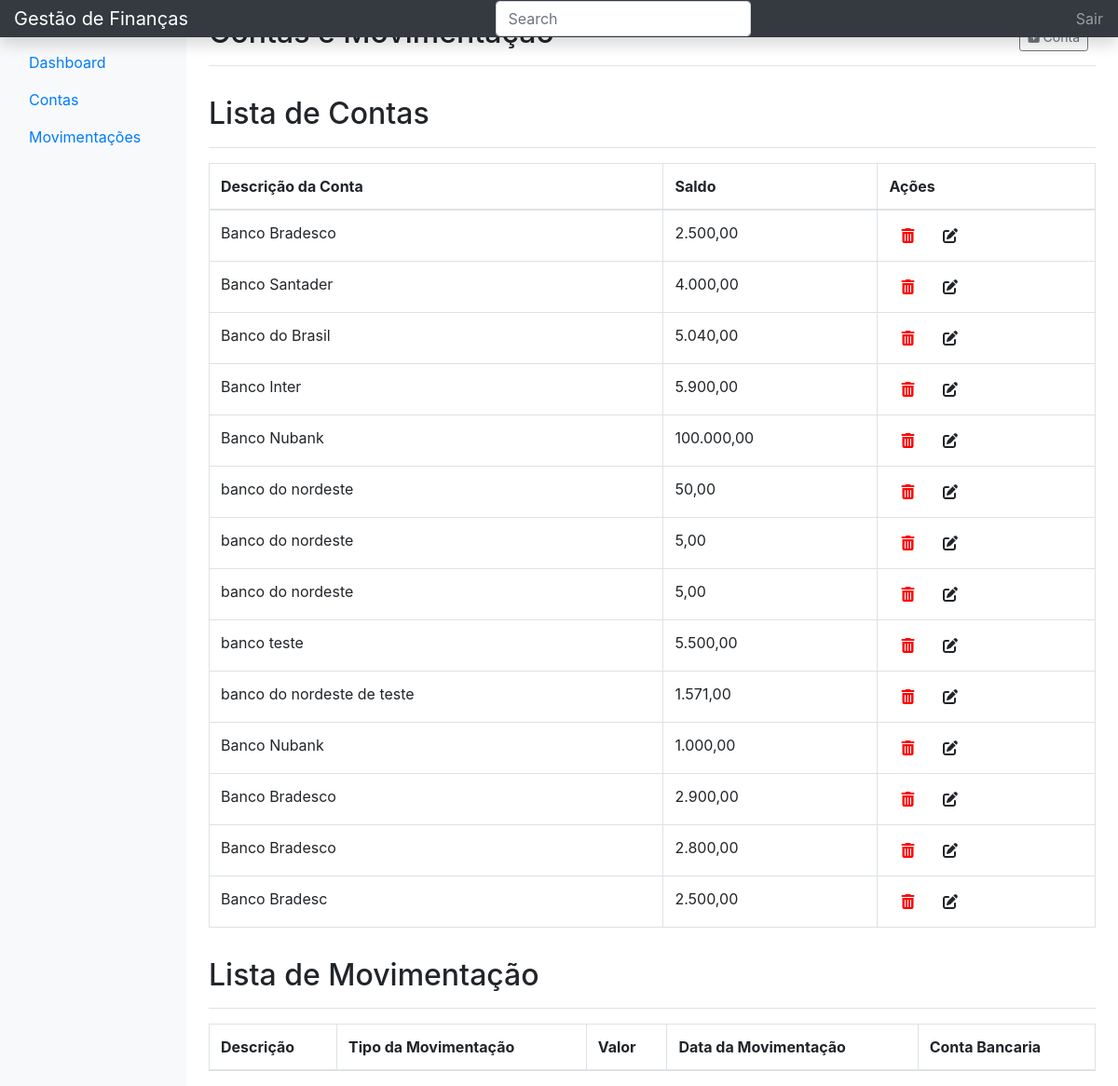
Before: / with the older database file.
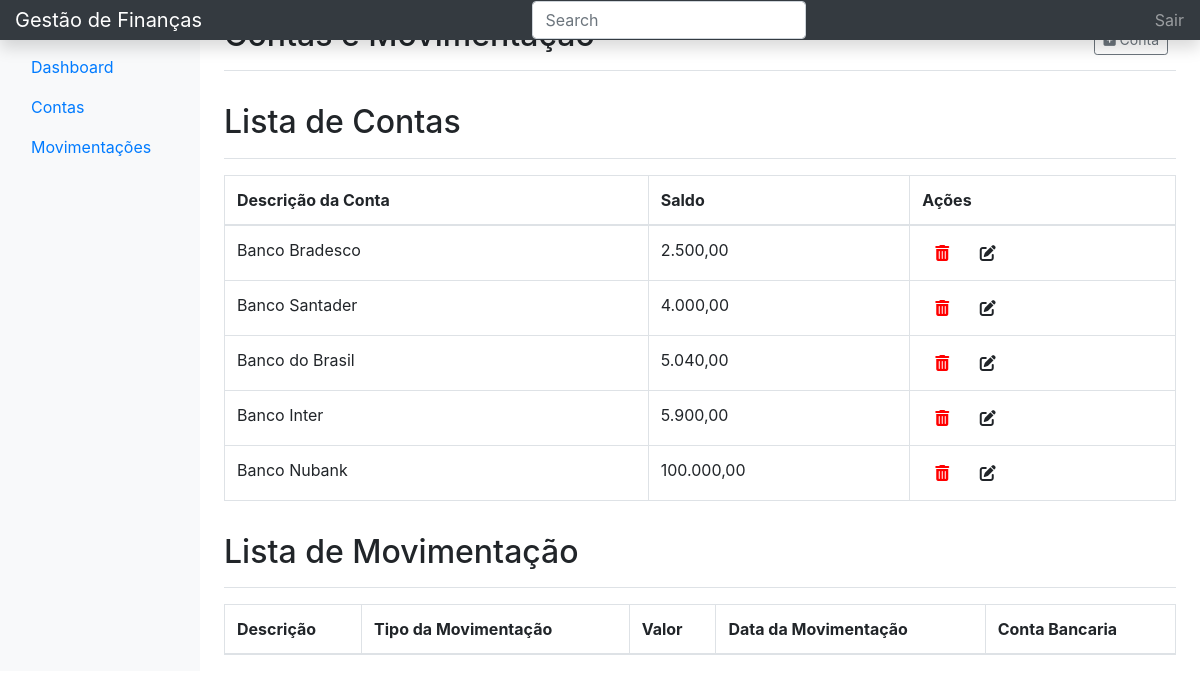
After: the same page with the newer database file.
### tables this page shows
CREATE TABLE `tb_conta` (
  `id` int(11) NOT NULL,
  `user_id` int(11) NOT NULL,
  `descricao` text NOT NULL,
  `saldo` decimal(9,2) NOT NULL
);

### application/controllers/Deshboard.php (called while the page is built, shortened)
<?php
class Deshboard extends CI_Controller {
	public function index()
	{
		$this->load->model("contas_model");
		$data['contas'] = $this->contas_model->index();
		$data['title'] = "Deshboard - Gestão de Gastos";
		$this->load->view('templates/header', $data);
		$this->load->view('templates/nav-top', $data);
		$this->load->view('pages/deshboard', $data);
		$this->load->view('templates/footer', $data);
		$this->load->view('templates/js', $data);
	}
}

### index.php (called while the page is built, shortened)
<?php
require_once BASEPATH.'core/CodeIgniter.php';

### application/models/contas_model.php (called while the page is built, shortened)
<?php
    class Contas_model extends CI_Model{
        public function index(){
          return  $this->db->get("tb_conta")->result_array();
        }
    }
?>

### application/views/pages/deshboard.php (the view, shortened to what this page needs)
<main role="main" class="col-md-9 ml-sm-auto col-lg-10 px-4">
	<div class="d-flex justify-content-between flex-wrap flex-md-nowrap align-items-center pt-3 pb-2 mb-3 border-bottom">
		<h1 class="h2">Contas e Movimentação</h1>
		<div class="btn-toolbar mb-2 mb-md-0">
			<div class="btn-group mr-2">
				<a href="<?= base_url('')?>contas/add" class="btn btn-sm btn-outline-secondary"><i class="fas fa-plus-square"></i> Conta</a>
			</div>
		</div>
	</div>
	<div class="d-flex justify-content-between flex-wrap flex-md-nowrap align-items-center pt-3 pb-2 mb-3 border-bottom">
		<h2 class="h2">Lista de Contas</h2>
	</div>
	<div class="table-responsive">
		<table class="table table-bordered table-hover">
			<thead>
				<tr>
					<th>Descrição da Conta</th>
					<th>Saldo</th>
					<th>Ações</th>
				</tr>
			</thead>
			<tbody>
        <?php foreach($contas as $conta) :?>
          <tr>
            <td><?= $conta['descricao'] ?></td>
            <td><?= number_format($conta['saldo'],2,",",".") ?></td>
            <td>
			<a href="javascript:goDelete(<?= $conta['id'] ?>)"><i class=" btn fas fa-trash-alt" style="color:red;"></i></a>
				<a href="<?= base_url()?>contas/edit/<?= $conta['id'] ?>"><i class="btn fas fa-edit"></i></a>
			</td>
          </tr>
        <?php endforeach; ?>
			</tbody>
		</table>
	</div>
	<div class="d-flex justify-content-between flex-wrap flex-md-nowrap align-items-center pt-3 pb-2 mb-3 border-bottom">
		<h2 class="h2">Lista de Movimentação</h2>
	</div>
	<div class="table-responsive">
		<table class="table table-bordered table-hover">
			<thead>
				<tr>
					<th>Descrição</th>
					<th>Tipo da Movimentação</th>
					<th>Valor</th>
					<th>Data da Movimentação</th>
					<th>Conta Bancaria</th>
				</tr>
			</thead>
		</table>
	</div>
</main>

### application/views/templates/header.php (shortened to what this page needs)
<!DOCTYPE html>
<html lang="pt-br">
<head>
	<link rel="stylesheet" href="https://stackpath.bootstrapcdn.com/bootstrap/4.4.1/css/bootstrap.min.css">
	<link rel="stylesheet" href="https://getbootstrap.com/docs/4.4/examples/dashboard/dashboard.css">
</head>
<body>

### application/views/templates/nav-top.php (shortened to what this page needs)
<nav class="navbar navbar-dark fixed-top bg-dark flex-md-nowrap p-0 shadow">
  <a class="navbar-brand col-sm-3 col-md-2 mr-0" href="#">Gestão de Finanças</a>
	<div>
		<form action="" method="post">
			<input class="form-control form-control-dark" type="text" name="busca" id="busca" placeholder="Search" aria-label="Search" value="">
		</form>
	</div>
  <ul class="navbar-nav px-3">
    <li class="nav-item text-nowrap">
      <a class="nav-link" href="">Sair</a>
    </li>
  </ul>
</nav>
<div class="container-fluid">
  <div class="row">
    <nav class="col-md-2 d-none d-md-block bg-light sidebar">
      <div class="sidebar-sticky">
        <h6 class="sidebar-heading d-flex justify-content-between align-items-center px-3 mt-4 mb-1 text-muted">
          <span>Menu</span>
        </h6>
        <ul class="nav flex-column">
          <li class="nav-item">
            <a class="nav-link" href="<?= base_url('')?>deshboard">
              Dashboard
            </a>
          </li>
					<li class="nav-item">
            <a class="nav-link" href="<?= base_url('')?>contas">
              Contas
            </a>
          </li>
          <li class="nav-item">
            <a class="nav-link" href="<?= base_url('')?>movimentacao">
              Movimentações
            </a>
					</li>
        </ul>
      </div>
    </nav>

### application/views/templates/footer.php
	</div>
</div>

### application/views/templates/js.php (shortened to what this page needs)
</body>
</html>

Changed rows visible on the page:
removed tb_conta: descricao "banco do nordeste", saldo "50,00"
removed tb_conta: descricao "banco do nordeste", saldo "5,00"
removed tb_conta: descricao "banco do nordeste", saldo "5,00"
removed tb_conta: descricao "banco teste", saldo "5.500,00"
removed tb_conta: descricao "banco do nordeste de teste", saldo "1.571,00"
removed tb_conta: descricao "Banco Nubank", saldo "1.000,00"
removed tb_conta: descricao "Banco Bradesco", saldo "2.900,00"
removed tb_conta: descricao "Banco Bradesco", saldo "2.800,00"
removed tb_conta: descricao "Banco Bradesc", saldo "2.500,00"
